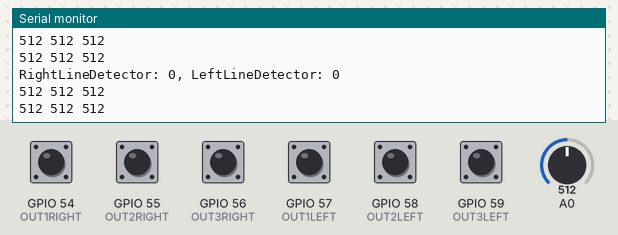
Recording of a sketch running on a simulated ESP8266 (NodeMCU). Shown: the last lines printed to the serial monitor. Inputs (shaded band) come from the test bench; at power-on: GPIO 54 (OUT1RIGHT), GPIO 55 (OUT2RIGHT), GPIO 56 (OUT3RIGHT), GPIO 57 (OUT1LEFT), GPIO 58 (OUT2LEFT), GPIO 59 (OUT3LEFT) LOW, A0 = 512.

Above: at 1.2 s.
1.3 s: A0 set to 716
At 1.9 s:
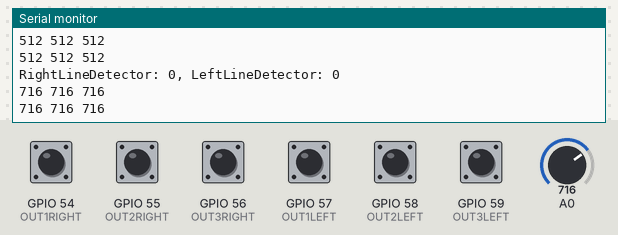
2.8 s: GPIO 54 (OUT1RIGHT) pulled HIGH for 0.15 s
4.4 s: GPIO 57 (OUT1LEFT) pulled HIGH for 0.15 s
6.0 s: A0 set to 900
At 6.4 s:
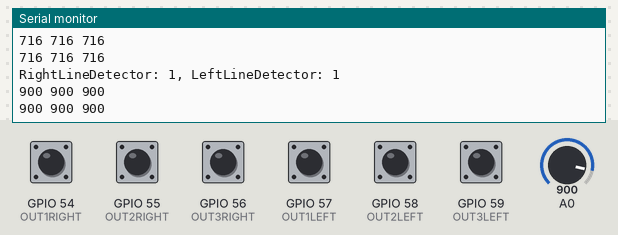
Timing chart, 0 to 8.5 s (numbered marks = the images above; inputs shaded):
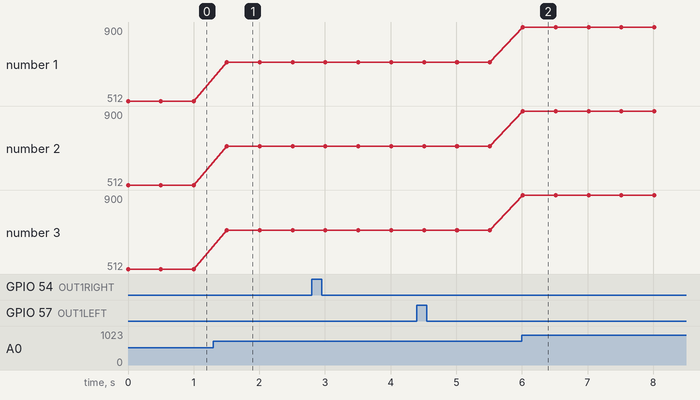

Measured:
- after the input at 1.3 s, the serial monitor: prints a new line after 0.20 s (image 1)
- after the input at 6.0 s, the serial monitor: prints a new line at once (image 2)
- plotted number 1: 512 → 716 after the input at 1.3 s, 716 → 900 after the input at 6.0 s
- plotted number 2: 512 → 716 after the input at 1.3 s, 716 → 900 after the input at 6.0 s
- plotted number 3: 512 → 716 after the input at 1.3 s, 716 → 900 after the input at 6.0 s

The sketch:

LineDetector.ino
```cpp
#include "LineDetector.h"

#define OUT1RIGHT 54
#define OUT2RIGHT 55
#define OUT3RIGHT 56
#define OUT1LEFT 57
#define OUT2LEFT 58
#define OUT3LEFT 59

// Initialize Line Detectors
LineDetector lineDetectorL(OUT1LEFT, OUT2LEFT, OUT3LEFT);
LineDetector lineDetectorR(OUT1RIGHT, OUT2RIGHT, OUT3RIGHT);

void setup() {
  // Your setup code here
  Serial.begin(115200);
}

void loop() {
  printf("RightLineDetector: %d, LeftLineDetector: %d\n", lineDetectorR.getDetected(), lineDetectorL.getDetected());

  Serial.print(analogRead(OUT1LEFT));
  Serial.print(" ");
  Serial.print(analogRead(OUT2LEFT));
  Serial.print(" ");
  Serial.print(analogRead(OUT3LEFT));
  Serial.println();

  Serial.print(analogRead(OUT1RIGHT));
  Serial.print(" ");
  Serial.print(analogRead(OUT2RIGHT));
  Serial.print(" ");
  Serial.print(analogRead(OUT3RIGHT));
  Serial.println();

  delay(500);
}
```

LineDetector.cpp
```cpp
#include "LineDetector.h"

LineDetector* LineDetector::lineDetectorInstance[MAX_NUM_LINE_DETECTORS] = {NULL, NULL};
int LineDetector::whichInstance = 0;

// Constructor definition
LineDetector::LineDetector(int out1Pin, int out2Pin, int out3Pin) {
  detected = false;
  sensorRight = out1Pin;
  sensorLeft = out2Pin;
  sensorMiddle = out3Pin;

  // Set PIN Mode
  pinMode(sensorRight, INPUT);
  pinMode(sensorLeft, INPUT);
  pinMode(sensorMiddle, INPUT);

  // Attach Interrupts for each pin
  if (whichInstance == 0) {
    attachInterrupt(digitalPinToInterrupt(sensorRight), interrupt0, CHANGE);
    attachInterrupt(digitalPinToInterrupt(sensorLeft), interrupt0, CHANGE);
    attachInterrupt(digitalPinToInterrupt(sensorMiddle), interrupt0, CHANGE);
  }
  else if (whichInstance == 1) {
    attachInterrupt(digitalPinToInterrupt(sensorRight), interrupt1, CHANGE);
    attachInterrupt(digitalPinToInterrupt(sensorLeft), interrupt1, CHANGE);
    attachInterrupt(digitalPinToInterrupt(sensorMiddle), interrupt1, CHANGE);
  }
  else {
    Serial.println("Exceeded MAX_NUM_LINE_DETECTORS (2)");
  }

  // Needed to handle interupts in a class
  lineDetectorInstance[whichInstance] = this;
  whichInstance++;
}


void LineDetector::detecting() {
  // Check if any pins are logical LOW
  if (!digitalRead(sensorRight) || !digitalRead(sensorLeft) || !digitalRead(sensorMiddle)) {
    detected = true;
  }
  // Reset on logical HIGH
  else {
    detected = false;
  }
}

int LineDetector::getDetected() {
  return detected;
}
```

LineDetector.h
```cpp
#ifndef LINEDETECTOR_h
#define LINEDETECTOR_h

#include "Arduino.h"

#define MAX_NUM_LINE_DETECTORS 2

class LineDetector {
    private:
      volatile bool detected;
      int sensorLeft;
      int sensorRight;
      int sensorMiddle;
      static int whichInstance;

    public:
      LineDetector(int out1Pin, int out2Pin, int out3Pin);
      void detecting();
      int getDetected();

      // Setup Interrupt functions to call a function in the class
      static LineDetector* lineDetectorInstance[MAX_NUM_LINE_DETECTORS];
      static void ICACHE_RAM_ATTR interrupt0() {
        if (LineDetector::lineDetectorInstance[0] != NULL) {
          LineDetector::lineDetectorInstance[0]->detecting();
        }
      }
      static void ICACHE_RAM_ATTR interrupt1() {
        if (LineDetector::lineDetectorInstance[1] != NULL) {
          LineDetector::lineDetectorInstance[1]->detecting();
        }
      }
};


#endif
```
